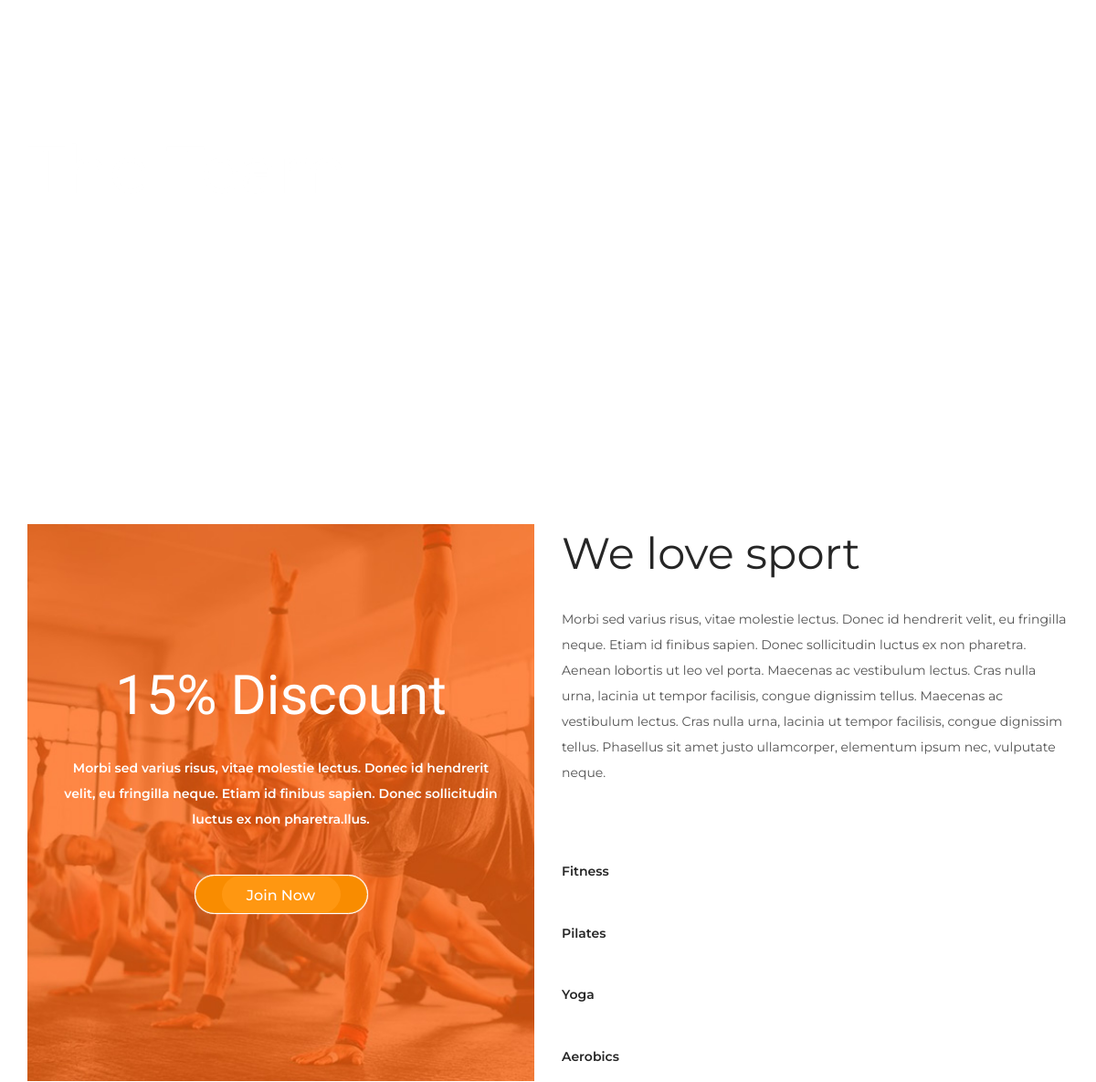
The page /about.php (middle part) on the database as committed earlier.
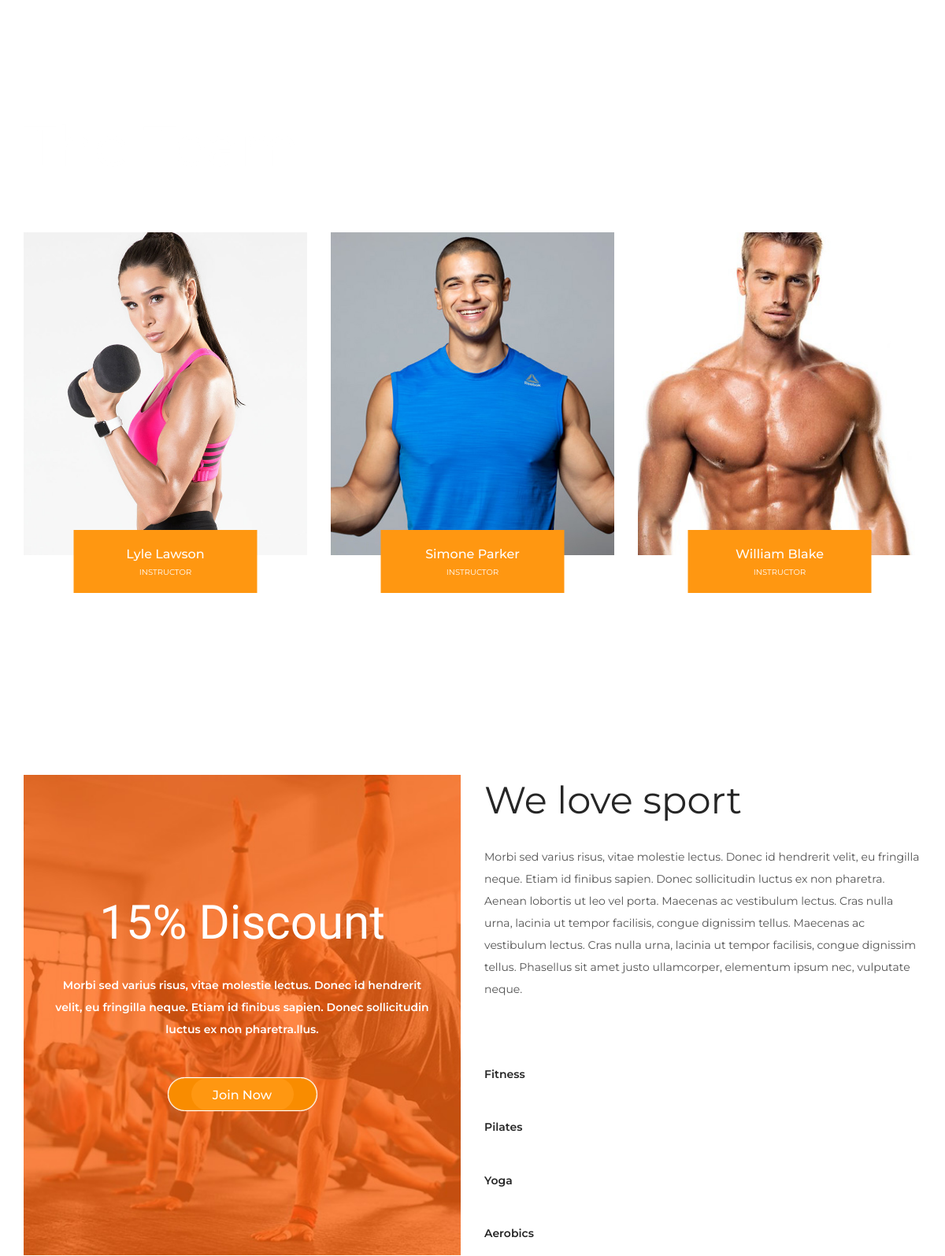
The same page on the database as committed later.
### tables this page shows
CREATE TABLE `employee_table` (
  `emp_id` int(11) NOT NULL,
  `emp_name` varchar(200) NOT NULL,
  `emp_job_status` varchar(200) NOT NULL,
  `emp_email` varchar(200) NOT NULL,
  `emp_phone` varchar(200) NOT NULL,
  `emp_image` varchar(200) NOT NULL,
  `emp_salary` varchar(200) NOT NULL,
  `create_emp` timestamp NOT NULL DEFAULT current_timestamp(),
  `emp_address` text NOT NULL,
  `total_rat` int(11) DEFAULT NULL,
  `hit` int(11) DEFAULT NULL
);

### Classes/DB.php (called while the page is built, shortened)
<?php
class DB
{
    public function connect(){
        $this->conn = new mysqli("localhost","root","","gym");
        if ($this->conn->connect_error) {
          die("Connection failed: " . $this->conn->connect_error);
        }
        else{
            return $msg =  "connected";
        }
    }
}

### Classes/EmployeeClass.php (called while the page is built, shortened)
<?php
include_once 'db.php';
class EmployeeClass extends DB
{
    public function viewEmployee()
    {
        $qry = "SELECT * FROM employee_table";
        $result = $this->conn->query($qry);
        return $result;
    }
}

### about.php (the view, shortened to what this page needs)
<?php
include 'layouts/header.php';
include 'layouts/nav.php';
?>
<div class="team">
	<div class="parallax_background parallax-window" data-parallax="scroll" data-image-src="images/blog.jpg" data-speed="0.8"></div>
	<div class="container">
		<div class="row">
			<div class="col-lg-6">
				<div class="section_title_container">
					<div class="section_title">The Team</div>
				</div>
			</div>
		</div>
		<div class="row team_row">
			<?php
			$view = $emp->viewEmployee();
			foreach ($view as $value) {
			?>
				<div class="col-lg-4 team_col">
					<div class="team_item">
						<div class="team_image"><img src="admin/<?php echo $value['emp_image']; ?>" alt=""></div>
						<div class="team_panel d-flex flex-column align-items-center justify-content-center text-center">
							<div class="team_name"><a href="#"><?php echo $value['emp_name']; ?></a></div>
							<div class="team_title"><?php echo $value['emp_job_status']; ?></div>
						</div>
					</div>
				</div>
			<?php } ?>
		</div>
	</div>
</div>
<div class="skills">
	<div class="container">
		<div class="row row-lg-eq-height">
			<div class="col-lg-6">
				<div class="extra d-flex flex-column align-items-center justify-content-center text-center">
					<div class="background_image" style="background-image:url(images/extra.jpg)"></div>
					<div class="extra_title">15% Discount</div>
					<div class="extra_text">
						<p>Morbi sed varius risus, vitae molestie lectus. Donec id hendrerit velit, eu fringilla neque. Etiam id finibus sapien. Donec sollicitudin luctus ex non pharetra.llus.</p>
					</div>
					<div class="button extra_button"><a href="register.php">Join Now</a></div>
				</div>
			</div>
			<div class="col-lg-6 skills_col">
				<div class="skills_content">
					<div class="section_title_container">
						<div class="section_title">We love sport</div>
					</div>
					<div class="skills_text">
						<p>Morbi sed varius risus, vitae molestie lectus. Donec id hendrerit velit, eu fringilla neque. Etiam id finibus sapien. Donec sollicitudin luctus ex non pharetra. Aenean lobortis ut leo vel porta. Maecenas ac vestibulum lectus. Cras nulla urna, lacinia ut tempor facilisis, congue dignissim tellus. Maecenas ac vestibulum lectus. Cras nulla urna, lacinia ut tempor facilisis, congue dignissim tellus. Phasellus sit amet justo ullamcorper, elementum ipsum nec, vulputate neque.</p>
					</div>
					<ul class="progress_bar_container col_12 clearfix">
						<li class="pb_item">
							<div id="skill_1_pbar" class="skill_bars" data-perc="1.00" data-name="skill_1_pbar"></div>
							<h5>Fitness</h5>
						</li>
						<li class="pb_item">
							<div id="skill_2_pbar" class="skill_bars" data-perc="0.70" data-name="skill_2_pbar"></div>
							<h5>Pilates</h5>
						</li>
						<li class="pb_item">
							<div id="skill_3_pbar" class="skill_bars" data-perc="0.85" data-name="skill_3_pbar"></div>
							<h5>Yoga</h5>
						</li>
						<li class="pb_item">
							<div id="skill_4_pbar" class="skill_bars" data-perc="0.95" data-name="skill_4_pbar"></div>
							<h5>Aerobics</h5>
						</li>
					</ul>
				</div>
			</div>
		</div>
	</div>
</div>
<?php include 'layouts/footer.php'; ?>

Rows that differ between the two databases and show on the page:
added employee_table: emp_image (picture), emp_name "Lyle Lawson", emp_job_status "INSTRUCTOR"
added employee_table: emp_image (picture), emp_name "Simone Parker", emp_job_status "INSTRUCTOR"
added employee_table: emp_image (picture), emp_name "William Blake", emp_job_status "INSTRUCTOR"
